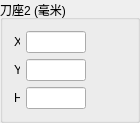
          <widget class="QGroupBox" name="groupBox_4">
           <property name="geometry">
            <rect>
             <x>150</x>
             <y>140</y>
             <width>140</width>
             <height>110</height>
            </rect>
           </property>
           <property name="title">
            <string>刀座2 (毫米)</string>
           </property>
           <layout class="QVBoxLayout" name="verticalLayout_6">
            <item>
             <layout class="QHBoxLayout" name="horizontalLayout_8">
              <item>
               <widget class="QLabel" name="labelSeatX_2">
                <property name="sizePolicy">
                 <sizepolicy hsizetype="Preferred" vsizetype="Preferred">
                  <horstretch>0</horstretch>
                  <verstretch>0</verstretch>
                 </sizepolicy>
                </property>
                <property name="minimumSize">
                 <size>
                  <width>6</width>
                  <height>20</height>
                 </size>
                </property>
                <property name="maximumSize">
                 <size>
                  <width>6</width>
                  <height>20</height>
                 </size>
                </property>
                <property name="text">
                 <string>X</string>
                </property>
               </widget>
              </item>
              <item>
               <widget class="QLineEdit" name="lineEditSeatX_2">
                <property name="sizePolicy">
                 <sizepolicy hsizetype="Preferred" vsizetype="Fixed">
                  <horstretch>0</horstretch>
                  <verstretch>0</verstretch>
                 </sizepolicy>
                </property>
                <property name="minimumSize">
                 <size>
                  <width>60</width>
                  <height>0</height>
                 </size>
                </property>
                <property name="maximumSize">
                 <size>
                  <width>60</width>
                  <height>16777215</height>
                 </size>
                </property>
                <property name="text">
                 <string/>
                </property>
                <property name="alignment">
                 <set>Qt::AlignRight|Qt::AlignTrailing|Qt::AlignVCenter</set>
                </property>
               </widget>
              </item>
              <item>
               <spacer name="horizontalSpacer_7">
                <property name="orientation">
                 <enum>Qt::Horizontal</enum>
                </property>
                <property name="sizeHint" stdset="0">
                 <size>
                  <width>40</width>
                  <height>20</height>
                 </size>
                </property>
               </spacer>
              </item>
             </layout>
            </item>
            <item>
             <layout class="QHBoxLayout" name="horizontalLayout_10">
              <item>
               <widget class="QLabel" name="labelSeatY_2">
                <property name="sizePolicy">
                 <sizepolicy hsizetype="Preferred" vsizetype="Preferred">
                  <horstretch>0</horstretch>
                  <verstretch>0</verstretch>
                 </sizepolicy>
                </property>
                <property name="minimumSize">
                 <size>
                  <width>6</width>
                  <height>20</height>
                 </size>
                </property>
                <property name="maximumSize">
                 <size>
                  <width>6</width>
                  <height>20</height>
                 </size>
                </property>
                <property name="text">
                 <string>Y</string>
                </property>
               </widget>
              </item>
              <item>
               <widget class="QLineEdit" name="lineEditSeatY_2">
                <property name="sizePolicy">
                 <sizepolicy hsizetype="Preferred" vsizetype="Fixed">
                  <horstretch>0</horstretch>
                  <verstretch>0</verstretch>
                 </sizepolicy>
                </property>
                <property name="minimumSize">
                 <size>
                  <width>60</width>
                  <height>0</height>
                 </size>
                </property>
                <property name="maximumSize">
                 <size>
                  <width>60</width>
                  <height>16777215</height>
                 </size>
                </property>
                <property name="text">
                 <string/>
                </property>
                <property name="alignment">
                 <set>Qt::AlignRight|Qt::AlignTrailing|Qt::AlignVCenter</set>
                </property>
               </widget>
              </item>
              <item>
               <spacer name="horizontalSpacer_9">
                <property name="orientation">
                 <enum>Qt::Horizontal</enum>
                </property>
                <property name="sizeHint" stdset="0">
                 <size>
                  <width>40</width>
                  <height>20</height>
                 </size>
                </property>
               </spacer>
              </item>
             </layout>
            </item>
            <item>
             <layout class="QHBoxLayout" name="horizontalLayout_9">
              <item>
               <widget class="QLabel" name="labelSeatH_2">
                <property name="sizePolicy">
                 <sizepolicy hsizetype="Preferred" vsizetype="Preferred">
                  <horstretch>0</horstretch>
                  <verstretch>0</verstretch>
                 </sizepolicy>
                </property>
                <property name="minimumSize">
                 <size>
                  <width>6</width>
                  <height>20</height>
                 </size>
                </property>
                <property name="maximumSize">
                 <size>
                  <width>6</width>
                  <height>20</height>
                 </size>
                </property>
                <property name="text">
                 <string>H</string>
                </property>
               </widget>
              </item>
              <item>
               <widget class="QLineEdit" name="lineEditSeatH_2">
                <property name="sizePolicy">
                 <sizepolicy hsizetype="Preferred" vsizetype="Fixed">
                  <horstretch>0</horstretch>
                  <verstretch>0</verstretch>
                 </sizepolicy>
                </property>
                <property name="minimumSize">
                 <size>
                  <width>60</width>
                  <height>0</height>
                 </size>
                </property>
                <property name="maximumSize">
                 <size>
                  <width>60</width>
                  <height>16777215</height>
                 </size>
                </property>
                <property name="text">
                 <string/>
                </property>
                <property name="alignment">
                 <set>Qt::AlignRight|Qt::AlignTrailing|Qt::AlignVCenter</set>
                </property>
               </widget>
              </item>
              <item>
               <spacer name="horizontalSpacer_8">
                <property name="orientation">
                 <enum>Qt::Horizontal</enum>
                </property>
                <property name="sizeHint" stdset="0">
                 <size>
                  <width>40</width>
                  <height>20</height>
                 </size>
                </property>
               </spacer>
              </item>
             </layout>
            </item>
           </layout>
          </widget>
